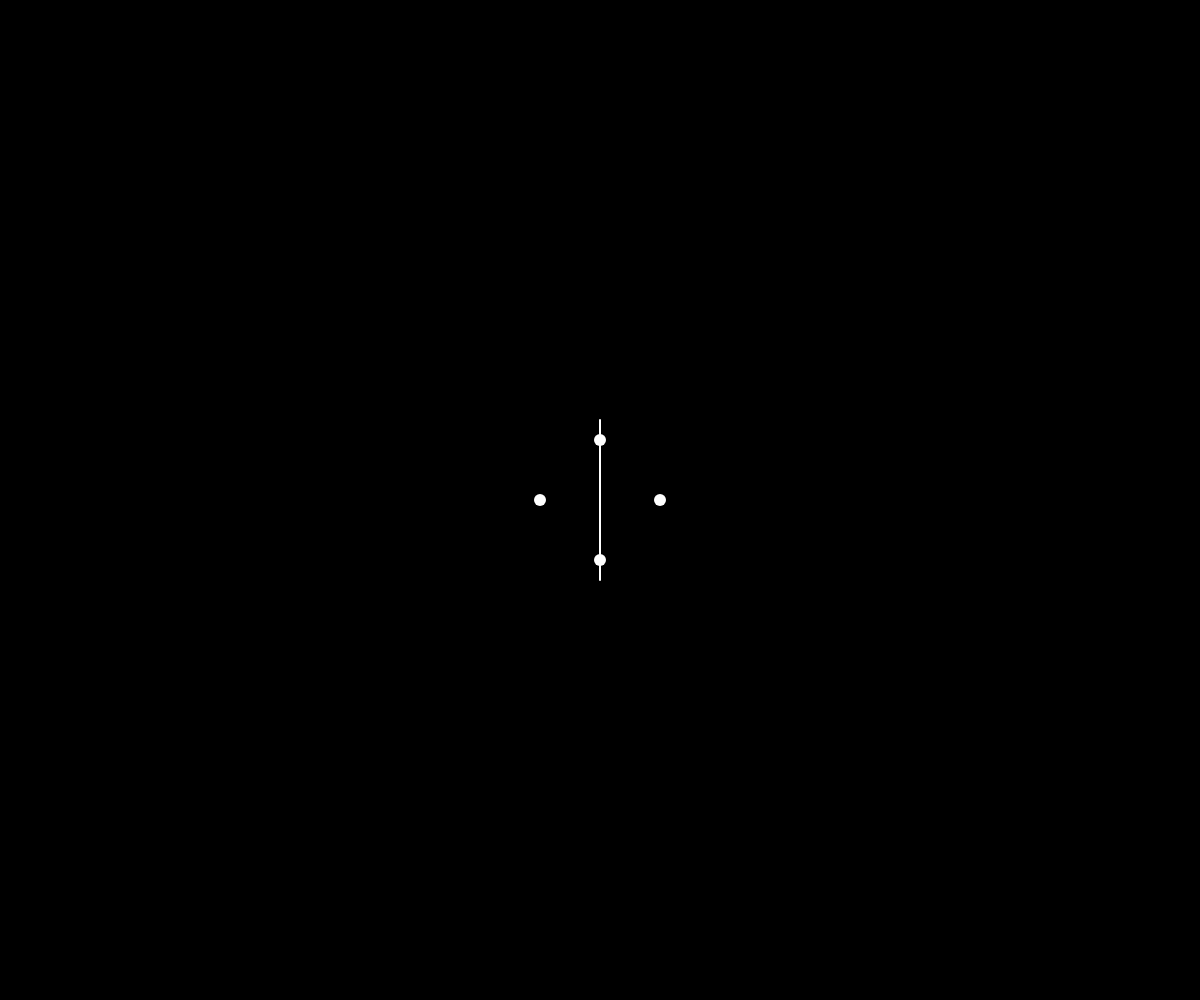
Frame 1 (no input)
Frame 60 (no input): identical to frame 1, image omitted
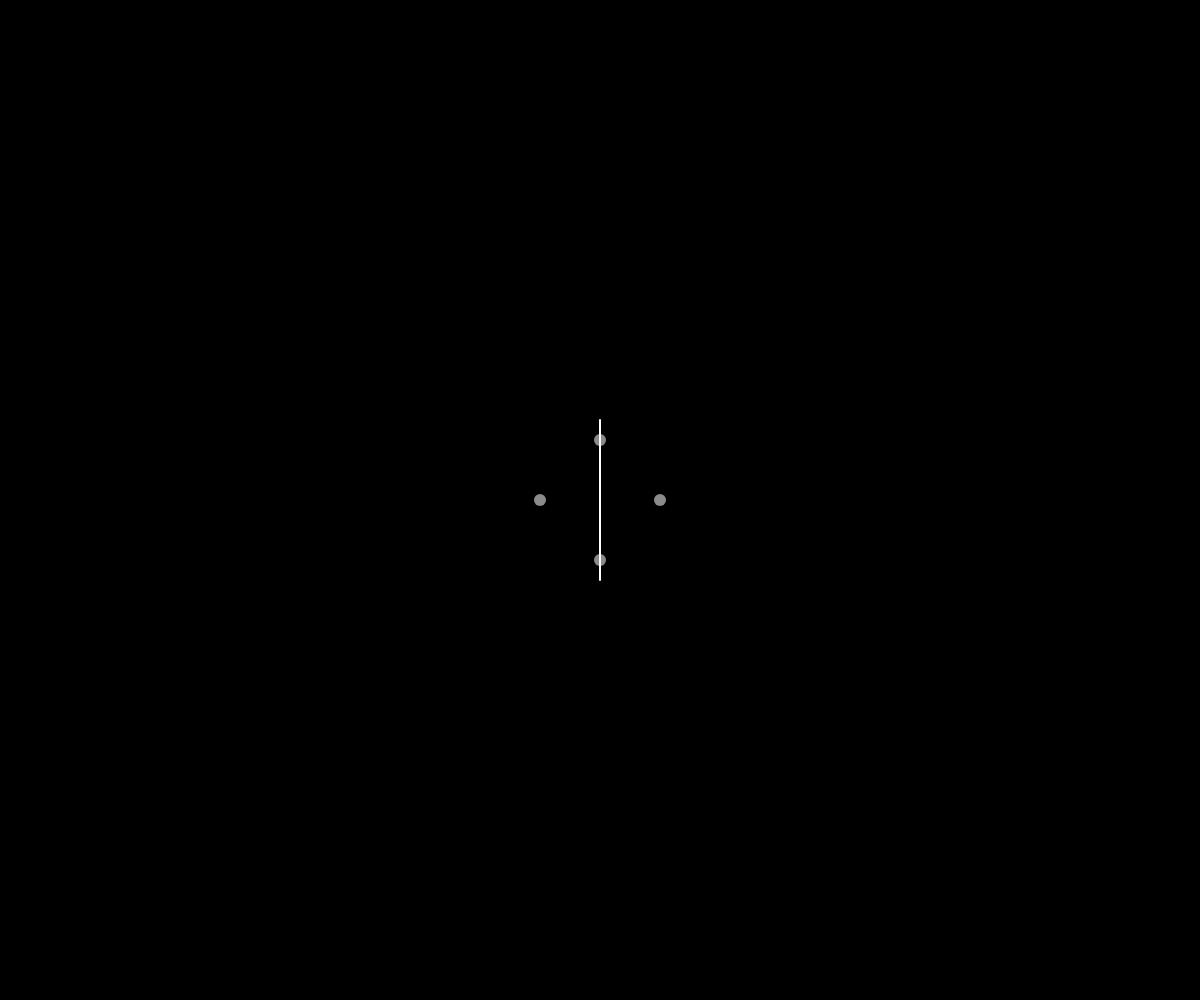
Frame 120 (the mouse pressed at the canvas centre since frame 60)

The p5.js sketch that drew these frames (run headless with seeded random() and noise() and a simulated clock; from frame 60 on, the mouse is pressed at the canvas centre):

// p5.js sketch
// ── sketch.js
let state = 'intro';
let introTimer = 0;
let transitionTimer = 0;
let mainCircleSize = 60;
let circles = [];
let particles = [];
let maxOffset = 150;
let hasExploded = false;

function setup() {
  createCanvas(windowWidth, windowHeight);
  ellipseMode(RADIUS);
  noStroke();

  // 4 círculos ao redor do centro
  for (let i = 0; i < 4; i++) {
    let angle = map(i, 0, 4, 0, TWO_PI);
    let x = width / 2 + cos(angle) * 60;
    let y = height / 2 + sin(angle) * 60;
    circles.push({ x, y, radius: 6, alpha: 255 });
  }
}

function draw() {
  background(0);

  if (state === 'intro') {
    drawIntro();
    introTimer++;

    if (introTimer > 90) {
      for (let c of circles) c.alpha -= 4;
      if (circles[0].alpha <= 0) {
        state = 'sellside';
        transitionTimer = 0;
      }
    }
  } else if (state === 'sellside') {
    drawSellSide();
    updateParticles();
  }
}

function drawIntro() {
  stroke(255);
  strokeWeight(2);
  line(width / 2, height / 2 - 80, width / 2, height / 2 + 80);
  noStroke();
  for (let c of circles) {
    fill(255, c.alpha);
    ellipse(c.x, c.y, c.radius);
  }
}

function drawSellSide() {
  transitionTimer++;
  let offset = easeOutQuad(min(1, transitionTimer / 120)) * maxOffset;

  let leftX = width / 2 - offset;
  let rightX = width / 2 + offset;
  let y = height / 2;

  // Efeito fluido entre os dois círculos
  for (let i = -mainCircleSize; i <= mainCircleSize; i += 6) {
    let inter = map(i, -mainCircleSize, mainCircleSize, 0, 1);
    let x = lerp(leftX, rightX, 0.5) + sin(frameCount * 0.08 + i * 0.1) * 4;
    let yOff = y + i;
    fill(255, 30);
    ellipse(x, yOff, 2, 2);
  }

  // Círculos principais
  fill(255, 180);
  ellipse(leftX, y, mainCircleSize);
  ellipse(rightX, y, mainCircleSize);

  // Iniciar partículas quando a separação estiver completa
  if (offset >= maxOffset && !hasExploded) {
    for (let i = 0; i < 60; i++) {
      particles.push(new Particle(width / 2, height / 2));
    }
    hasExploded = true;
  }
}

function updateParticles() {
  for (let i = particles.length - 1; i >= 0; i--) {
    particles[i].update();
    particles[i].show();
    if (particles[i].alpha <= 0) {
      particles.splice(i, 1);
    }
  }
}

class Particle {
  constructor(x, y) {
    this.pos = createVector(x, y);
    let angle = random(TWO_PI);
    let speed = random(1, 3);
    this.vel = p5.Vector.fromAngle(angle).mult(speed);
    this.alpha = 255;
    this.r = random(1.5, 3.5);
  }

  update() {
    this.pos.add(this.vel);
    this.vel.mult(0.98); // atrito
    this.alpha -= 3;
  }

  show() {
    noStroke();
    fill(255, this.alpha);
    ellipse(this.pos.x, this.pos.y, this.r);
  }
}

function easeOutQuad(t) {
  return t * (2 - t);
}
